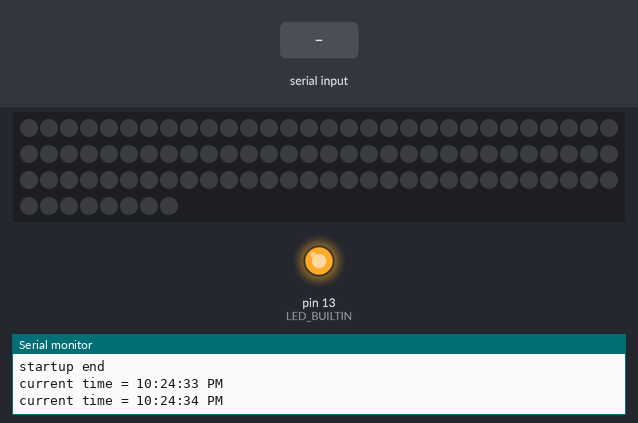
Bench run of a sketch on a simulated Arduino Uno, built with avr-gcc and run on an emulated ATmega328P. Shown: 98 RGB LEDs in strip order, left to right, continuing on the next row, output pins drawn as LEDs (lit = HIGH), the last lines printed to the serial monitor. The inputs (shaded band) are chosen by the test bench. The local clock reads 2024-03-15 10:24:30 at power-on unless the sketch sets it; EEPROM starts erased.

Above: at 4.2 s.
4.3 s: "3\n" received over Serial
At 6.2 s:
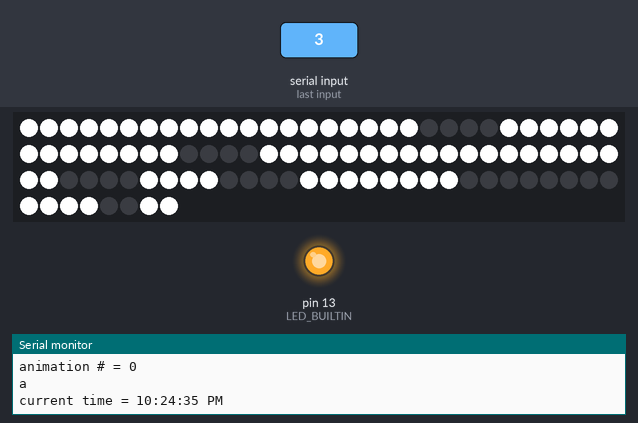
6.8 s: "1\n" received over Serial
9.3 s: "6\n" received over Serial
At 11.2 s:
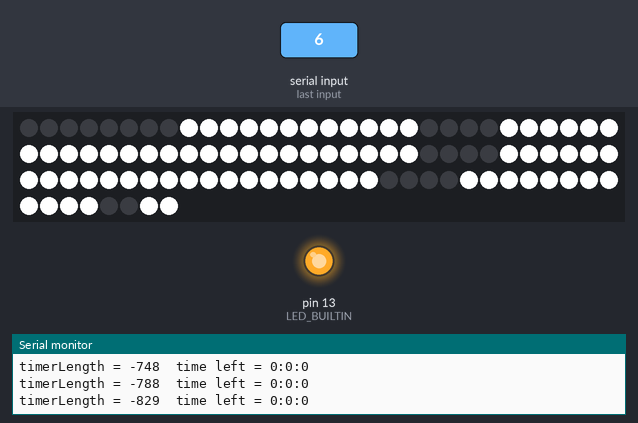
Timing chart, 0 to 12.7 s (numbered marks = the images above; inputs shaded):
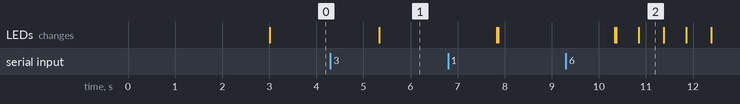

Measured:
- after the input at 4.3 s, the LEDs: change after 1.0 s (image 1)
- after the input at 9.3 s, the LEDs: change after 1.0 s (image 2)
- what the display in image 2 shows lasts 0.6 s, from 10.8 s to 11.4 s

The sketch:

Clock.ino
```cpp
#include <FastLED.h>
#include <EEPROM.h>
#include <Wire.h>
#include "ds3231.h"

#define LED_PIN     12
#define NUM_LEDS    98
#define LED_TYPE    WS2812B
#define COLOR_ORDER GRB

#define TIMER_ALERT_TIMEOUT 10


// declare global variables here
#define HOUR   3600000
#define MINUTE 60000
#define SECOND 1000

CRGB leds[NUM_LEDS];
byte colors[NUM_LEDS * 3];
byte brightness = 192;

unsigned long currentTime;
unsigned long previousTime = 0;
byte currentHour = 12;
byte currentMinute = 0;
byte currentSecond = 0;
byte am = 1; // 0 = false 1 = true;

byte startUpMode = 0; // 1 = true, 0 = false;

byte animation = 0; // which animation we are playing
unsigned long animationStart; // what time the animation starts

byte timerMode = 0; // 1 = true, 0 = false
unsigned long timerPrev;
long timerLength = 0; // keep it signed so we can detect when it crosses 0 threshold
byte timerAm = 0;

char* firstDigit;
char* secondDigit;
char* thirdDigit;
char* fourthDigit;

//protoypes
void incrementMinute();
void incrementHour();
int setDigit(int clockDigit, int setTo, byte clockType);
char* getDigitArray(int clockDigit, byte clockType);
void printDigits();
void printTime();
void setTime();
void setTimer(byte hour, byte minute, byte second);
void setAM();
void setPM();
void checkForCommand();
void changeTime();
void getLit();

void setup() {
  // use for debugging
  Serial.begin(9600);
  // TODO: check if serial port is connected:
  Serial.println("startup begin");

  // set pins:
  pinMode(LED_BUILTIN, OUTPUT);
  pinMode(12, OUTPUT);

  // setup the rtc
  Wire.begin();
  DS3231_init(DS3231_CONTROL_INTCN);

  // initalize memory for didits
  firstDigit = (char*)malloc(sizeof(char) * 7);
  secondDigit = (char*)malloc(sizeof(char) * 7);
  thirdDigit = (char*)malloc(sizeof(char) * 7);
  fourthDigit = (char*)malloc(sizeof(char) * 7);
  setDigit(1, 1, 0);
  setDigit(2, 2, 0);
  setDigit(3, 0, 0);
  setDigit(4, 0, 0);
  setPM();

  // get time from EEPROM
  currentHour = 12;
  currentMinute = 0;
  currentSecond = 0;
  am = 0;
  brightness = (byte) EEPROM.read(0);
  setTime(); // set to the real time
  timerMode = 0; // only sent over command

  delay(3000); // power-up safety delay
  FastLED.addLeds<LED_TYPE, LED_PIN, COLOR_ORDER>(leds, NUM_LEDS);
  FastLED.setBrightness(brightness);
  printTime();
  timerMode = 0; // only sent over command

  // read in colors from memory
  for (int i = 0; i < NUM_LEDS; i++) {
    colors[i * 3]     = (byte) EEPROM.read(i * 3 + 3); // red
    colors[i * 3 + 1] = (byte) EEPROM.read(i * 3 + 4); // green
    colors[i * 3 + 2] = (byte) EEPROM.read(i * 3 + 5); // blue
  }
  // read in animation variable from memory
  animation = EEPROM.read(NUM_LEDS * 3 + 3);

  digitalWrite(LED_BUILTIN, HIGH);
  Serial.println("startup end");
}

void loop() {
  // get current time
  currentTime = millis();
  struct ts t;

  if (currentTime - previousTime >= SECOND) {
    DS3231_get(&t);

    // set the hour
    if (t.hour > 12) {
      am = 1;
      currentHour = t.hour % 12;
    }
    else {
      am = 0;
      currentHour = t.hour;
    }

    // set the minute
    currentMinute = t.min;

    // set the seconds
    currentSecond = t.sec;

    // only change the time if we are in clock mode
    if (timerMode == 0) {
      changeTime();
    }
    // last thing to do
    previousTime = currentTime;
  }
  if (timerMode) {
    timerLength -= (currentTime - timerPrev); // get total milliseconds left
    timerPrev = currentTime;
    byte hour = (byte)(timerLength /  HOUR);  // get hours left
    byte minute = (byte)((timerLength - (hour * HOUR)) / MINUTE); // get minutes left
    byte second = (byte)((timerLength - (hour * HOUR) - (minute * MINUTE)) / SECOND); // get seconds left
    Serial.print("timerLength = ");
    Serial.print(timerLength);
    Serial.print("  time left = ");
    Serial.print(hour);
    Serial.print(":");
    Serial.print(minute);
    Serial.print(":");
    Serial.println(second);
    if (timerLength <= 0) {
      byte halfSecond = ((timerLength - (hour * HOUR) - (minute * MINUTE)) / 500);
      if (halfSecond % 2 == 0) {
        setDigit(1, -1, 1);
        setDigit(2, -1, 1);
        setDigit(3, -1, 1);
        setDigit(4, -1, 1);
      }
      else {
        setDigit(1, 0, 1);
        setDigit(2, 0, 1);
        setDigit(3, 0, 1);
        setDigit(4, 0, 1);
      }
      if (timerLength <= -1 * TIMER_ALERT_TIMEOUT * SECOND) {
        timerMode = 0; // reset to clock mode
        setTime(); // return digit arrays back to clock mode
      }
    }
    else {
      setTimer(hour, minute, second);
    }
  }
  checkForCommand(); // used to set the time
  getLit();
  delay(30); // slow down, don't hurt yourself
}

void changeTime() {
  setTime();
  printTime();
}

void setTime() {
  // set the clock digits
  setDigit(1, currentHour / 10, 0);
  setDigit(2, currentHour - 10 * (currentHour / 10), 0);
  setDigit(3, currentMinute / 10, 0);
  setDigit(4, currentMinute - 10 * (currentMinute / 10), 0);
}

void setTimer(byte hour, byte minute, byte second) {
  // case 1: minute > 20
  if (minute >= 20 || hour > 0) {
    setDigit(1, hour / 10, 1);
    setDigit(2, hour - 10 * (hour / 10), 1);
    setDigit(3, minute / 10, 1);
    setDigit(4, minute - 10 * (minute / 10), 1);
    if (second % 2 == 0) {
      timerAm = 1;
    }
    else {
      timerAm = 0;
    }
  }
  else { // 19 or less minutes left, put minutes in left side, seconds on right
    setDigit(1, minute / 10, 1);
    setDigit(2, minute - 10 * (minute / 10), 1);
    setDigit(3, second / 10, 1);
    setDigit(4, second - 10 * (second / 10), 1);
  }
}

void setAM() {
  am = 1;
}
void setPM() {
  am = 0;
}

/**
 * inputs:
 *     clockDigit: which digit are we editing? 1, 2, 3, or 4 from left to right
 *     setTo:      the value we want that clockDigit to be set to 0-12 for most
 *     clockType:  0 = normal clock, 1 = timer clock
 * return 0 on success and 1 on failure
 */
int setDigit(int clockDigit, int setTo, byte clockType) {
  char* array = getDigitArray(clockDigit, clockType);
  if (clockDigit == 1) {
    // it can only be a 0 or a 1
    switch (setTo){
      case 0:
        array[0] = '0';
        array[1] = '0';
        array[2] = '0';
        array[3] = '0';
        array[4] = '0';
        array[5] = '0';
        array[6] = '0';
        break;
      case 1:
        array[0] = '0';
        array[1] = '0';
        array[2] = '1';
        array[3] = '0';
        array[4] = '0';
        array[5] = '0';
        array[6] = '1';
        break;
    }
    return 0;
  }
  switch (setTo) {
    case 0:
      array[0] = '1';
      array[1] = '1';
      array[2] = '1';
      array[3] = '0';
      array[4] = '1';
      array[5] = '1';
      array[6] = '1';
      break;
    case 1:
      array[0] = '0';
      array[1] = '0';
      array[2] = '1';
      array[3] = '0';
      array[4] = '0';
      array[5] = '0';
      array[6] = '1';
      break;
    case 2:
      array[0] = '0';
      array[1] = '1';
      array[2] = '1';
      array[3] = '1';
      array[4] = '1';
      array[5] = '1';
      array[6] = '0';
      break;
    case 3:
      array[0] = '0';
      array[1] = '1';
      array[2] = '1';
      array[3] = '1';
      array[4] = '0';
      array[5] = '1';
      array[6] = '1';
      break;
    case 4:
      array[0] = '1';
      array[1] = '0';
      array[2] = '1';
      array[3] = '1';
      array[4] = '0';
      array[5] = '0';
      array[6] = '1';
      break;
    case 5:
      array[0] = '1';
      array[1] = '1';
      array[2] = '0';
      array[3] = '1';
      array[4] = '0';
      array[5] = '1';
      array[6] = '1';
      break;
    case 6:
      array[0] = '1';
      array[1] = '1';
      array[2] = '0';
      array[3] = '1';
      array[4] = '1';
      array[5] = '1';
      array[6] = '1';
      break;
    case 7:
      array[0] = '0';
      array[1] = '1';
      array[2] = '1';
      array[3] = '0';
      array[4] = '0';
      array[5] = '0';
      array[6] = '1';
      break;
    case 8:
      array[0] = '1';
      array[1] = '1';
      array[2] = '1';
      array[3] = '1';
      array[4] = '1';
      array[5] = '1';
      array[6] = '1';
      break;
    case 9:
      array[0] = '1';
      array[1] = '1';
      array[2] = '1';
      array[3] = '1';
      array[4] = '0';
      array[5] = '1';
      array[6] = '1';
      break;
    case -1:
      array[0] = '0';
      array[1] = '0';
      array[2] = '0';
      array[3] = '0';
      array[4] = '0';
      array[5] = '0';
      array[6] = '0';
    default:
      return 1;
      break;
  }
  return 0;
}

char* getDigitArray(int clockDigit, byte clockType) {
    switch(clockDigit) {
      case 1:
        return firstDigit;
        break;
      case 2:
        return secondDigit;
        break;
      case 3:
        return thirdDigit;
        break;
      case 4:
        return fourthDigit;
        break;
    }
    return firstDigit; // default case
}


void getLit() {
  // set to proper colors:
  if (animation > 0) {
    if (animation == 1) {
      // do solid rainbow transition animation
      float progress = (float) (((currentTime - animationStart) % 24000) / 24000.0);
      byte fractionProgress = (byte) (progress * 6); // 0 - 5
      for (int i = 0; i < NUM_LEDS; i++) {
        if (fractionProgress == 0) {
          leds[i].red = 255;
          leds[i].green = (byte) ((progress * 6.0) * 255.0); // increase green
          leds[i].blue = 0;
        }
        else if (fractionProgress == 1) {
          leds[i].red = (byte) (255 - (((progress * 6.0) - 1.0) * 255)); // decrease red
          leds[i].green = 255;
          leds[i].blue = 0;
        }
        else if (fractionProgress == 2) {
          leds[i].red = 0;
          leds[i].green = 255;
          leds[i].blue = (byte) (((progress * 6.0) - 2.0) * 255);// increase blue
        }
        else if (fractionProgress == 3) {
          leds[i].red = 0;
          leds[i].green = (byte) (255 - (((progress * 6.0) - 3.0) * 255)); // decrease green
          leds[i].blue = 255;
        }
        else if (fractionProgress == 4) {
          leds[i].red = (byte) (((progress * 6.0) - 4.0) * 255); // increase red
          leds[i].green = 0;
          leds[i].blue = 255;
        }
        else if (fractionProgress >= 5) {
          leds[i].red = 255;
          leds[i].green = 0;
          leds[i].blue = (byte) (255 - (((progress * 6.0) - 5.0) * 255)); // decrease blue
        }
      }
    }
  }
  else {
    for (int i = 0; i < NUM_LEDS; i++) {
      leds[i].red = getRed(i);
      leds[i].green = getGreen(i);
      leds[i].blue = getBlue(i);
    }
  }

  // turn ones we don't want off for timer or clock depending on mode
  // first digit : LEDs 0 - 7
  if ((getDigitArray(1, timerMode))[6] == '0') {
    leds[0] = CRGB::Black;
    leds[1] = CRGB::Black;
    leds[2] = CRGB::Black;
    leds[3] = CRGB::Black;
  }
  if ((getDigitArray(1, timerMode))[2] == '0') {
    leds[4] = CRGB::Black;
    leds[5] = CRGB::Black;
    leds[6] = CRGB::Black;
    leds[7] = CRGB::Black;
  }

  // second digit : LEDs 8 - 35
  for (int i = 0; i < 7; i++) {
    if ((getDigitArray(2, timerMode))[i] == '0') {
      leds[i * 4 + 8 ] = CRGB::Black;
      leds[i * 4 + 9 ] = CRGB::Black;
      leds[i * 4 + 10] = CRGB::Black;
      leds[i * 4 + 11] = CRGB::Black;
    }
  }

  // leave two colons as is.

  // third digit : LEDs 38 - 65
  for (int i = 0; i < 7; i++) {
    if ((getDigitArray(3, timerMode))[i] == '0') {
      leds[i * 4 + 38] = CRGB::Black;
      leds[i * 4 + 39] = CRGB::Black;
      leds[i * 4 + 40] = CRGB::Black;
      leds[i * 4 + 41] = CRGB::Black;
    }
  }

  // fourth digit : LEDs 66 - 93
  for (int i = 0; i < 7; i++) {
    if ((getDigitArray(4, timerMode))[i] == '0') {
      leds[i * 4 + 66] = CRGB::Black;
      leds[i * 4 + 67] = CRGB::Black;
      leds[i * 4 + 68] = CRGB::Black;
      leds[i * 4 + 69] = CRGB::Black;
    }
  }

  // am/pm
  if (timerMode) {
    if (timerAm == 0) {
      leds[94] = CRGB::Black;
      leds[95] = CRGB::Black;
    }
    else if (timerAm == 1) {
      leds[96] = CRGB::Black;
      leds[97] = CRGB::Black;
    }
  }

  else {
    if (am == 0) {
      leds[94] = CRGB::Black;
      leds[95] = CRGB::Black;
    }
    else if (am == 1) {
      leds[96] = CRGB::Black;
      leds[97] = CRGB::Black;
    }
  }

  if (startUpMode == 0) {
    FastLED.show();
  } else {
    // do nothing
  }
}

byte getRed(int i) {
  return colors[i * 3]; // red part of LED in memory
}

byte getGreen(int i) {
  return colors[i * 3 + 1]; // green part of LED
}

byte getBlue(int i) {
  return colors[i * 3 + 2]; // blue part of LED in memory
}


void checkForCommand() {
  if (Serial.available() > 0)
  {
    Serial.flush();
    String input = Serial.readString();
    //String input = Serial.readStringUntil('\n');
    input.trim(); // remove leading and trailing whitespace
    Serial.print("input = ");
    Serial.println(input);
    int i = 0;
    while (input.charAt(i) != ':' && input.charAt(i) != '\0' && input.charAt(i) != '\n') {
      i++;
    }
    if (input.substring(0, i).equals("1")) { // time:
      // format 1:12:34:56:am
      input.remove(0, i+1);
      input.replace(" ", "");
      input.toLowerCase();

      // get hour
      byte j = 0;
      while (input.charAt(j) != ':' && input.charAt(j) != '\0' && input.charAt(j) != '\n') {
        j++;
      }
      currentHour = (byte)input.substring(0, j).toInt();
      input.remove(0, j + 1); // remove hour plus ':'

      // get minute
      j = 0;
      while (input.charAt(j) != ':' && input.charAt(j) != '\0' && input.charAt(j) != '\n') {
        j++;
      }
      currentMinute = (byte)input.substring(0, j).toInt();
      input.remove(0, j + 1); // remove minute plus ':'

      // get second
      j = 0;
      while (input.charAt(j) != ':' && input.charAt(j) != '\0' && input.charAt(j) != '\n') {
        j++;
      }
      currentSecond = (byte)input.substring(0, j).toInt();
      input.remove(0, j + 1); // remove seconds plus ':'

      if (input.substring(0, 2).equals("am")) {
        am = 1;
      }
      else {
        am = 0;
      }

      Serial.print("hour = ");
      Serial.println(currentHour);
      Serial.print("minute = ");
      Serial.println(currentMinute);
      Serial.print("second = ");
      Serial.println(currentSecond);

      //potentially override time here:
//      EEPROM.update(0, currentHour); // hour
//      EEPROM.update(1, currentMinute); // minute
//      EEPROM.update(2, am); // 1 for am 0 for pm
      Serial.println(input);
      changeTime();
      Serial.println("a"); // confirm that command has completed
    }
    // command format: LED: LED#, redValue, greenValue, blueValue
    else if (input.substring(0, i).equals("2")) { // LED:
      Serial.println("got an LED command");
      animation = 0; // not an animation any more
      EEPROM.update(NUM_LEDS * 3 + 3, animation);
      input.replace(" ", "");
      input.remove(0, i+1); // remove command
//      for (int j = 0; j < input.length(); j++) { // previously used to print rgb values
//        Serial.print((byte)input.charAt(j));
//        Serial.print(",");
//      }
      // get args
      //start loop
      for (int j = 0; j < NUM_LEDS; j++){ // go through all LEDs
        byte ledNum = j;
        byte red = (byte)(input.charAt(j * 3));
        byte green = (byte)(input.charAt(j * 3 + 1));
        byte blue = (byte)(input.charAt(j * 3 + 2));

        Serial.print("LED: ");
        Serial.print(ledNum);
        Serial.print(", ");
        Serial.print("red = ");
        Serial.print(red);
        Serial.print(", ");
        Serial.print("green = ");
        Serial.print(green);
        Serial.print(", ");
        Serial.print("blue = ");
        Serial.println(blue);

        EEPROM.update(ledNum * 3 + 3, (byte)red);
        EEPROM.update(ledNum * 3 + 4, (byte)green);
        EEPROM.update(ledNum * 3 + 5, (byte)blue);
        colors[ledNum * 3] = (byte)red;
        colors[ledNum * 3 + 1] = (byte)green;
        colors[ledNum * 3 + 2] = (byte)blue;

      }
      // end loop
      Serial.println("a"); // confirm that command has completed
    }
    else if (input.substring(0, i).equals("3")) { // preset animations
      input.remove(0, i+1);
      input.replace(" ", "");
      animation = (byte)input.substring(0).toInt(); // get animation #
      EEPROM.update(NUM_LEDS * 3 + 3, animation);
      Serial.print("animation # = ");
      Serial.println(animation);
      if (animation == 1) {
        for (int j = 0; j < NUM_LEDS; j++) {
          leds[j] = 0xFF0000;
        }
      }

      animationStart = millis();
      Serial.println("a"); // confirm that command has completed
    }
    else if (input.substring(0, i).equals("4")) { // turn LEDs off
      Serial.println("turning LEDs off");
      startUpMode = 1;
      FastLED.clear();
      Serial.println("a"); // confirm that command has completed
    }
    else if (input.substring(0, i).equals("5")) { // turn LEDs on
      Serial.println("turning LEDs on");
      startUpMode = 0;
      Serial.println("a"); // confirm that command has completed
    }
    else if (input.substring(0, i).equals("6")) { // set timer
      // format: "6: hh:mm:ss"
      input.replace(" ", "");
      input.remove(0, i+1); // remove command
      // get hour
      int j = 0;
      while (input.charAt(j) != ':' && input.charAt(j) != '\0' && input.charAt(j) != '\n') {
        j++;
      }
      int hour = input.substring(0, j).toInt();
      input.remove(0, j + 1); // remove hour and proceeding colon
      j = 0;
      while (input.charAt(j) != ':' && input.charAt(j) != '\0' && input.charAt(j) != '\n') {
        j++;
      }
      int minute = input.substring(0, j).toInt();
      input.remove(0, j + 1); // remove minute and proceeding colon
      j = 0;
      while (input.charAt(j) != ':' && input.charAt(j) != '\0' && input.charAt(j) != '\n') {
        j++;
      }
      int second = input.substring(0, j).toInt();
      setTimer(hour, minute, second);
      Serial.print("timer set for ");
      Serial.print(hour);
      Serial.print(":");
      Serial.print(minute);
      Serial.print(":");
      Serial.println(second);

      // set timerLength
      timerLength = hour * 3600000;  // add hours in milliseconds
      timerLength += minute * 60000; // add minutes in milliseconds
      timerLength += second * 1000;  // add seconds in milliseconds
      Serial.print("timer length = ");
      Serial.println(timerLength);

      timerPrev = millis();
      timerMode = 1;
      Serial.println("a"); // confirm that command has completed
    }
    else if (input.substring(0, i).equals("7")) {
      Serial.println("put in clock mode");
      timerMode = 0;
      setTime(); // return digits back to normal
      Serial.println("a"); // confirm that command has completed
    }
    else if (input.substring(0, i).equals("8")) {
      input.replace(" ", "");
      input.remove(0, i+1); // remove command
      // get brightness
      int j = 0;
      while (input.charAt(j) != ':' && input.charAt(j) != '\0' && input.charAt(j) != '\n') {
        j++;
      }
      brightness = (byte)input.substring(0, j).toInt();
      EEPROM.update(0, brightness);
      FastLED.setBrightness(brightness); // set the led brightness
      Serial.println("a"); // confirm that command has completed
    }
    else if (input.substring(0, i).equals("9")) { // debugging
      // print LED EEPROM
      for (int j = 0; j < NUM_LEDS; j++) {
        Serial.print("LED: ");
        Serial.print(j);
        Serial.print(", ");
        Serial.print("red = ");
        Serial.print(EEPROM.read(j * 3 + 3));
        Serial.print(", ");
        Serial.print("green = ");
        Serial.print(EEPROM.read(j * 3 + 4));
        Serial.print(", ");
        Serial.print("blue = ");
        Serial.println(EEPROM.read(j * 3 + 5));
      }
      Serial.print("timeMode = ");
      Serial.println(timerMode);
      Serial.print("animation = ");
      Serial.println(animation);
    }
  }
}

void printTime() {
  Serial.print("current time = ");
  Serial.print(currentHour);
  Serial.print(":");
  Serial.print(currentMinute);
  Serial.print(":");
  Serial.print(currentSecond);
  if (am)
    Serial.println(" AM");
  else
    Serial.println(" PM");
  // printDigits();
}

void printDigits() {
    // print variables:
    Serial.print("Digit 1: ");
    for (int i = 0; i < 7; i++) {
      Serial.print(firstDigit[i]);
      Serial.print(", ");
    }
    Serial.print("\n");

    Serial.print("Digit 2: ");
    for (int i = 0; i < 7; i++) {
      Serial.print(secondDigit[i]);
      Serial.print(", ");
    }
    Serial.print("\n");

    Serial.print("Digit 3: ");
    for (int i = 0; i < 7; i++) {
      Serial.print(thirdDigit[i]);
      Serial.print(", ");
    }
    Serial.print("\n");

    Serial.print("Digit 4: ");
    for (int i = 0; i < 7; i++) {
      Serial.print(fourthDigit[i]);
      Serial.print(", ");
    }
    Serial.print("\n");
}

int freeRam() {
  extern int __heap_start, *__brkval;
  int v;
  return (int) &v - (__brkval == 0 ? (int) &__heap_start : (int) __brkval);
}
```
